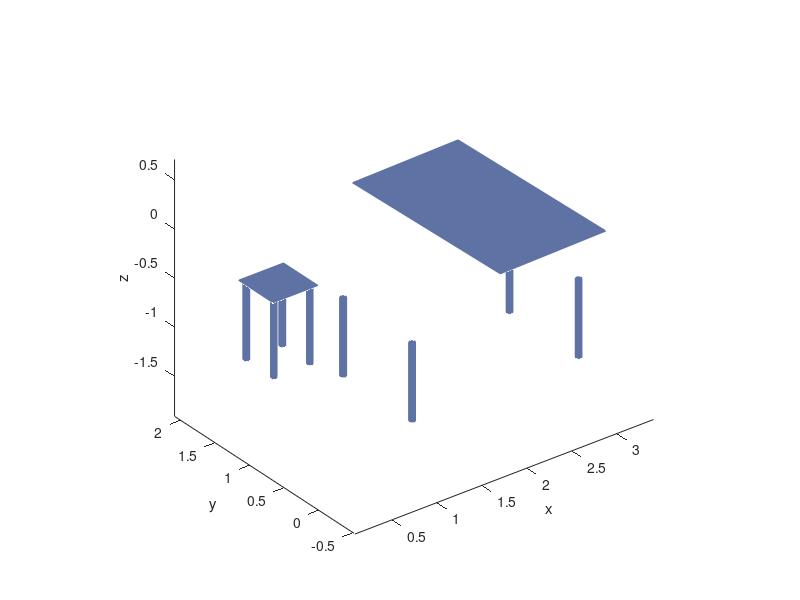

MATLAB code for this plot:



axis equal
hold on

%MESA OPERACIONES
taula = [-6,0,-2;6,0,-2;6,20.7,-2;-6,20.7,-2];
taula = taula/10;
taula = taula*rotz(-pi/2);
taula(:,1) = taula(:,1) + 2.7;

C = [0.5];

% labelling
zlabel('z');ylabel('y');xlabel('x');
% drawing the figure
fill3(taula(:,1),taula(:,2),taula(:,3),C,'FaceColor', [.37 .45 .64], 'FaceLighting', 'gouraud', 'EdgeColor', [.37 .45 .64]);
material metal;

%PATAS MESA OPERACIONES
[Xp1,Yp1,Zp1] = cylinder(0.3);
Zp1(2,:) = 8;
surface((Xp1)/10 + 0.75,(Yp1)/10 + 0.5,(Zp1-10)/10,'FaceColor', [.37 .45 .64], 'EdgeColor', [.37 .45 .64]);

[Xp2,Yp2,Zp2] = cylinder(0.3);
Zp2(2,:) = 8;
surface((Xp2)/10 + 0.75,(Yp2)/10 - 0.5,(Zp2-10)/10,'FaceColor', [.37 .45 .64], 'EdgeColor', [.37 .45 .64] );

[Xp3,Yp3,Zp3] = cylinder(0.3);
Zp3(2,:) = 8;
surface((Xp3)/10 + 2.6,(Yp3)/10 + 0.5,(Zp3-10)/10,'FaceColor', [.37 .45 .64], 'EdgeColor', [.37 .45 .64] );

[Xp4,Yp4,Zp4] = cylinder(0.3);
Zp4(2,:) = 8;
surface((Xp4)/10 + 2.6,(Yp4)/10 - 0.5,(Zp4-10)/10,'FaceColor', [.37 .45 .64], 'EdgeColor', [.37 .45 .64]);


desplz_x = 1.5
desplz_y = 1.5



%MESA AUXILIAR
X_ma = [-13 -8 -8 -13];
Y_ma = [23 23 28 28];
Z_ma = [-2 -2 -2 -2];

X_ma = X_ma/10 + desplz_x;
Y_ma = Y_ma/10 - desplz_y;
Z_ma = Z_ma/10
%C = [0.5];
% labelling
zlabel('z');ylabel('y');xlabel('x');

% drawing the figure
fill3(X_ma,Y_ma,Z_ma,C,'FaceColor', [.37 .45 .64], 'FaceLighting', 'gouraud', 'EdgeColor', [.37 .45 .64]);
material metal;



%PATAS MESA AUXILIAR
[Xpa1,Ypa1,Zpa1] = cylinder(0.3);
Zpa1(2,:) = 8;
surface((Xpa1-12.5)/10+desplz_x,(Ypa1+23.5)/10-desplz_y,(Zpa1-10)/10,'FaceColor', [.37 .45 .64], 'EdgeColor', [.37 .45 .64]);

[Xpa2,Ypa2,Zpa2] = cylinder(0.3);
Zpa2(2,:) = 8;
surface((Xpa2-12.5)/10+desplz_x,(Ypa2+27.5)/10-desplz_y,(Zpa2-10)/10,'FaceColor', [.37 .45 .64], 'EdgeColor', [.37 .45 .64] );

[Xpa3,Ypa3,Zpa3] = cylinder(0.3);
Zpa3(2,:) = 8;
surface((Xpa3-8.5)/10+desplz_x,(Ypa3+23.5)/10-desplz_y,(Zpa3-10)/10,'FaceColor', [.37 .45 .64], 'EdgeColor', [.37 .45 .64] );

[Xpa4,Ypa4,Zpa4] = cylinder(0.3);
Zpa4(2,:) = 8;
surface((Xpa4-8.5)/10+desplz_x,(Ypa4+27.5)/10-desplz_y,(Zpa4-10)/10,'FaceColor', [.37 .45 .64], 'EdgeColor', [.37 .45 .64]);



view(3);